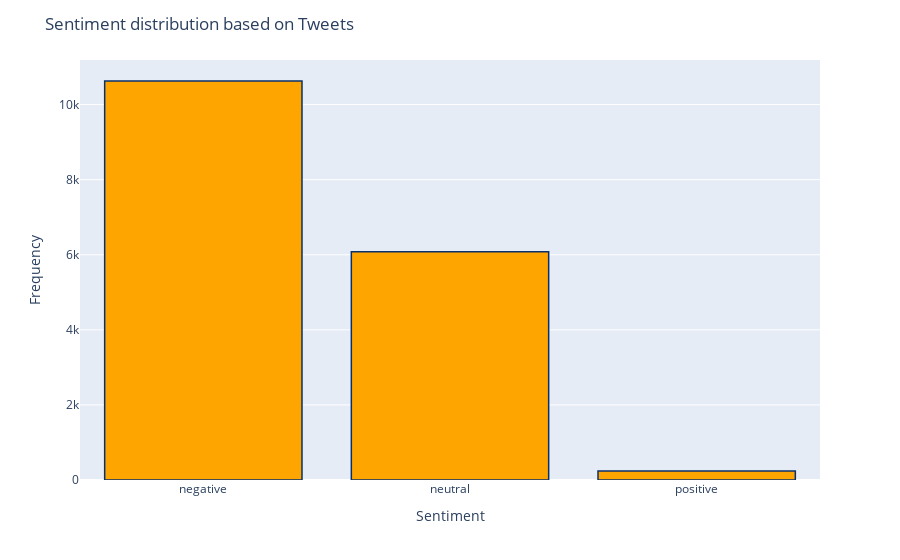

Write notebook code for a chart like this one.
### Code cell
# Plotting the sentiments
color = sns.color_palette()
%matplotlib inline
py.init_notebook_mode(connected=True)

# Plotting the histogram
fig = px.histogram(tweet, x="sentiment")

fig.update_traces(marker_color="orange",marker_line_color='rgb(8,48,107)',
                  marker_line_width=1.5)
fig.update_layout(title_text='Sentiment distribution based on Tweets',xaxis_title="Sentiment",
    yaxis_title="Frequency")
fig.show()

### Figure 1 — Plotly figure (JSON) as saved in the notebook; plotly's stock layout.template omitted (floating-point values rounded to 4 significant figures; data arrays with more than 128 entries replaced by an {"elided": "..."} marker saying what was removed)
{"data": [{"alignmentgroup": "True", "bingroup": "x", "hovertemplate": "sentiment=%{x}<br>count=%{y}<extra></extra>", "legendgroup": "", "marker": {"color": "orange", "line": {"color": "rgb(8,48,107)", "width": 1.5}, "pattern": {"shape": ""}}, "name": "", "offsetgroup": "", "orientation": "v", "showlegend": false, "type": "histogram", "x": {"elided": "16949 str values"}, "xaxis": "x", "yaxis": "y"}], "layout": {"barmode": "relative", "legend": {"tracegroupgap": 0}, "margin": {"t": 60}, "title": {"text": "Sentiment distribution based on Tweets"}, "xaxis": {"anchor": "y", "domain": [0, 1], "title": {"text": "Sentiment"}}, "yaxis": {"anchor": "x", "domain": [0, 1], "title": {"text": "Frequency"}}}}
